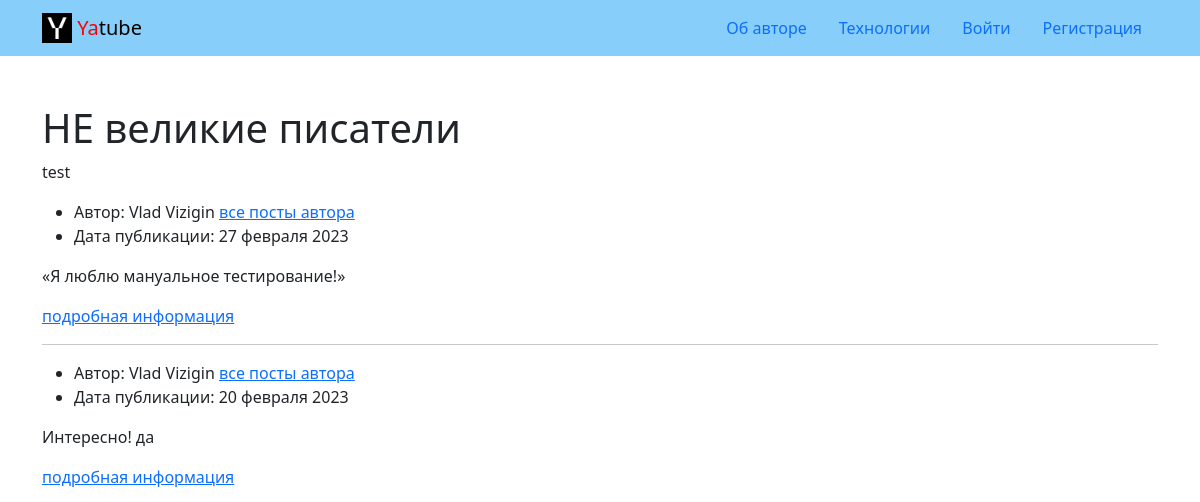
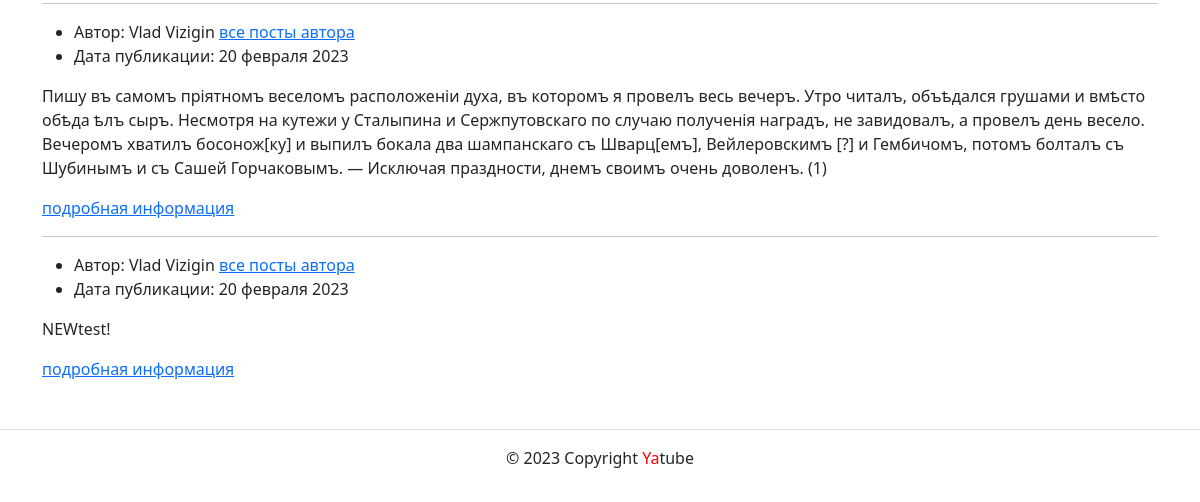
Page /group/ng/ on the earlier database version (2 pictures, top to bottom).
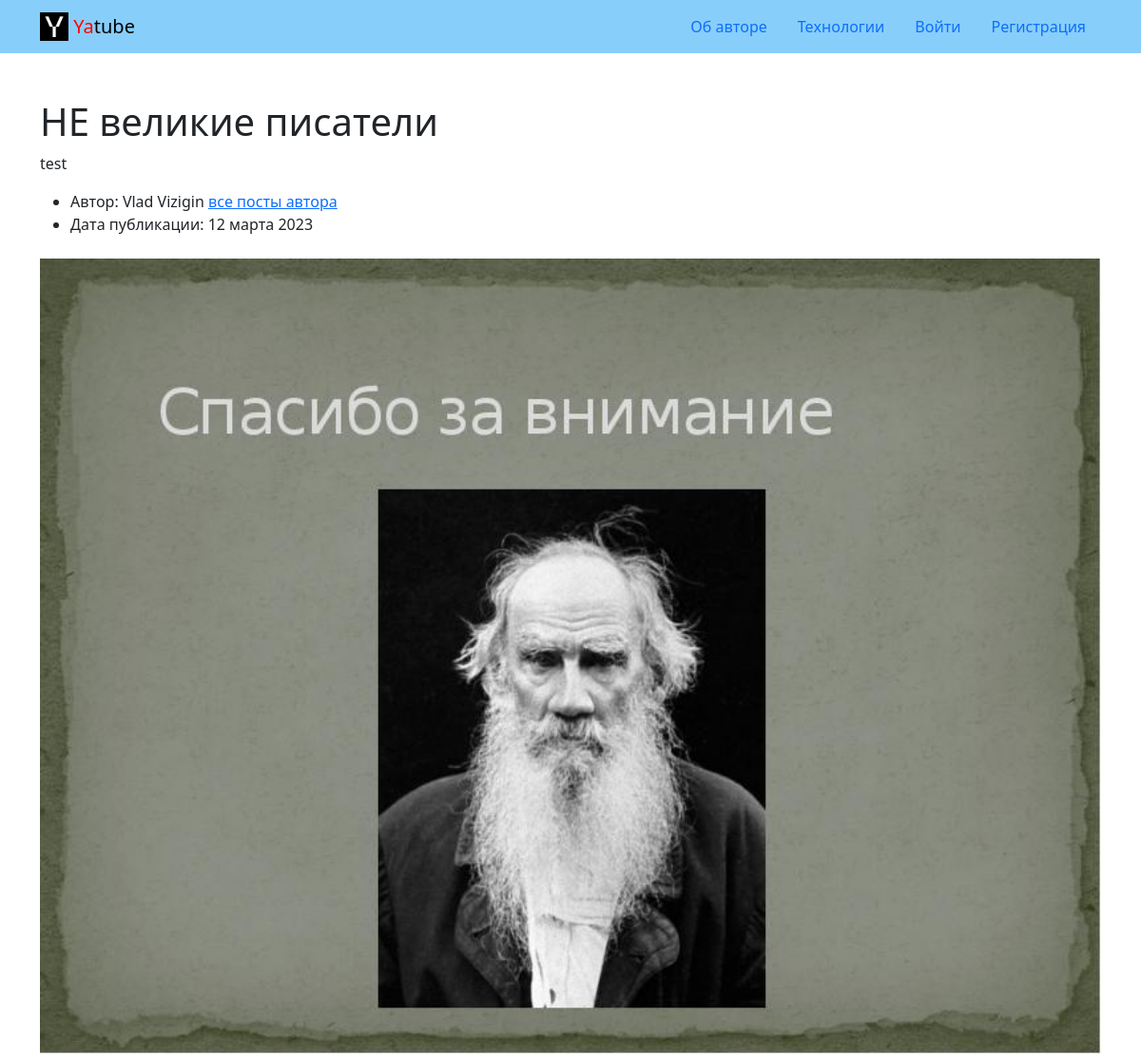
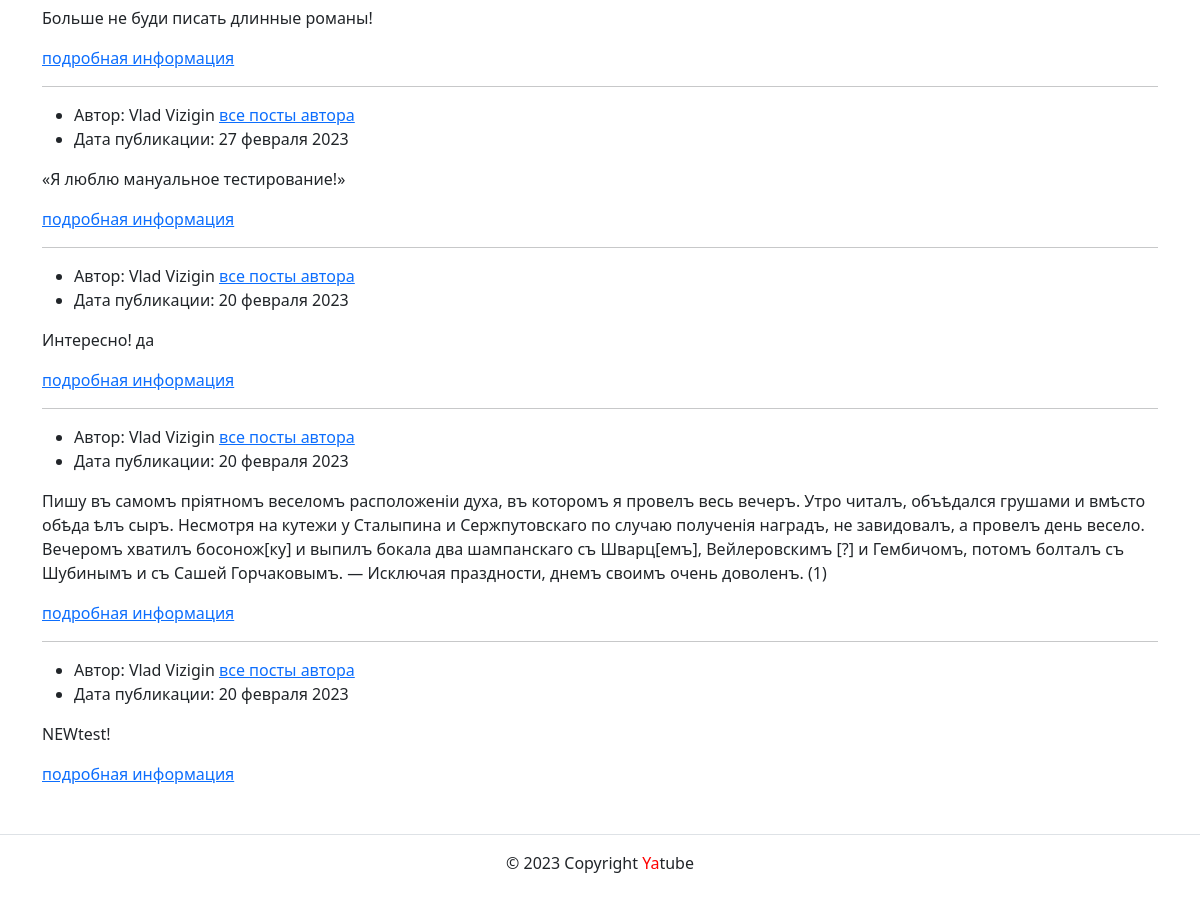
Same page on the later database version (2 pictures, top to bottom).
### posts/models.py (models this page shows, shortened)
class Post(models.Model):
    text = models.TextField(
        help_text="Текст поста",
        verbose_name="Введите текст поста",
    )
    pub_date = models.DateTimeField(
        auto_now_add=True,
        verbose_name="Укажите дату публикации",
        help_text="Дата поста",
    )
    author = models.ForeignKey(
        User,
        on_delete=models.CASCADE,
        related_name='posts',
        verbose_name='Автор',
        help_text="Автор поста",
    )
    group = models.ForeignKey(
        'Group',
        blank=True,
        null=True,
        on_delete=models.SET_NULL,
        related_name='posts',
        help_text="Выбрать группу",
        verbose_name='Группа'
    )
    image = models.ImageField(
        'Картинка',
        upload_to='posts/',
        blank=True
    )
    class Meta:
        ordering = ('-pub_date',)
        verbose_name = "Пост"
        verbose_name_plural = "Посты"

### posts/views.py (the view)
# urls.py: path('group/<slug:slug>/', views.group_list, name="group_list"),
def group_list(request, slug):
    group = get_object_or_404(Group, slug=slug)
    page_obj = get_paginator(group.posts.all(), request)
    context = {
        'group': group,
        'page_obj': page_obj,
    }
    return render(request, 'posts/group_list.html', context)

### core/context_processors/year.py (called while the page is built)
def year(request):
    dt = timezone.now().year
    """Добавляет переменную с текущим годом."""
    return {
        'year': dt
    }

### posts/views.py (called while the page is built)
def get_paginator(items_list, request, page_param='page'):
    paginator = Paginator(items_list, POSTS_PER_PAGE)
    page_number = request.GET.get(page_param)
    return paginator.get_page(page_number)

### templates/posts/group_list.html (shortened to what this page needs)
{% extends 'base.html' %}
{% load thumbnail %}
{% block content %}
  <h1>{{ group.title }}</h1>
  <p>{{ group.description }}</p>
  {% for post in page_obj %}
    {% include "posts/post_info.html" with show_link=False %}
  {% endfor %}
{% endblock %}

### templates/posts/post_info.html (shortened to what this page needs)
{% load thumbnail %}
<article>
  <ul>
    {% if not author_hide %}
      <li>
        Автор: {{ post.author.get_full_name }}
        <a href="{% url 'posts_app:profile' post.author %}">все посты автора</a>
      </li>
    {% endif %}
    <li>
      Дата публикации: {{ post.pub_date|date:"d E Y" }}
    </li>
  </ul>
  {% thumbnail post.image "960x339" crop="center" upscale=True as im %}
    <img class="card-img my-2" src="{{ im.url }}">
  {% endthumbnail %}
  <p>{{ post.text }}</p>
  <a href="{% url 'posts_app:post_detail' post.id %}">подробная информация</a>
</article>
{% if not forloop.last %}<hr>{% endif %}

Differences in the rows shown:
added Post: author.get_full_name "Vlad Vizigin", pub_date "12 марта 2023", text "Больше не буди писать длинные романы!"
